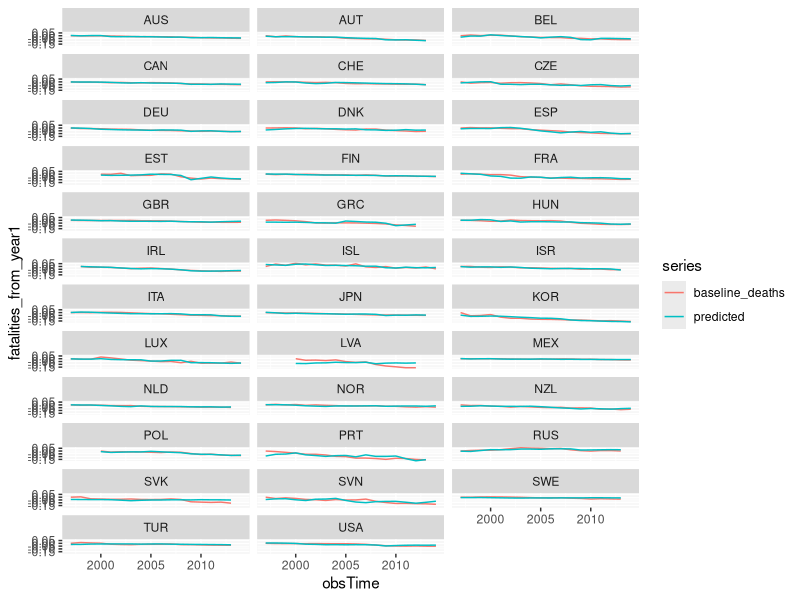

Here is the R script that generated this plot:
## ---- chunk 1
knitr::opts_chunk$set(echo = TRUE)
## ---- chunk 2
library(dplyr)
library(tidyr)
library(ggplot2)
## ---- chunk 3
toll <- read.csv("traffic_data/OECD_ITF_ROAD_ACCIDENTS.csv", stringsAsFactors = FALSE)
work <- read.csv("traffic_data/OECD_ANHRS.csv", stringsAsFactors = FALSE)
pop <- read.csv("traffic_data/OECD_ALFS_POP_LABOUR.csv", stringsAsFactors = FALSE)
## ---- chunk 4
## road fatalities, as injuries may have reporting issues
deaths <- toll %>% filter(VARIABLE == "T-ACCI-KIL") %>% rename(toll = obsValue) %>%
select(COUNTRY, obsTime, toll)

## total employment rather than dependent
employ <- work %>% filter(EMPSTAT == "TE") %>% rename(hours_worked = obsValue) %>%
select(COUNTRY, obsTime, hours_worked)

## total population
people <- pop %>% filter(SEX=="TT") %>% rename(population = obsValue) %>%
select(COUNTRY = LOCATION, obsTime, population)
## ---- chunk 5
combo <- deaths %>% inner_join(people) %>% inner_join(employ) %>%
  mutate(toll_per_cap_1000 = toll/ population) %>% filter(obsTime > 1996) %>%
  arrange(COUNTRY, obsTime) %>% group_by(COUNTRY) %>% mutate(baseline_deaths = toll_per_cap_1000 - toll_per_cap_1000[1]) %>% ungroup()

combo %>% group_by(COUNTRY) %>% 
  mutate(predicted = predict(lm(baseline_deaths ~ hours_worked))) %>% ungroup() %>%
  gather(key= series, value= fatalities_from_year1, baseline_deaths, predicted) %>%
  ggplot(aes(x=obsTime, y=fatalities_from_year1, colour=series)) + geom_line() +
  facet_wrap(~ COUNTRY, ncol=3)
  
